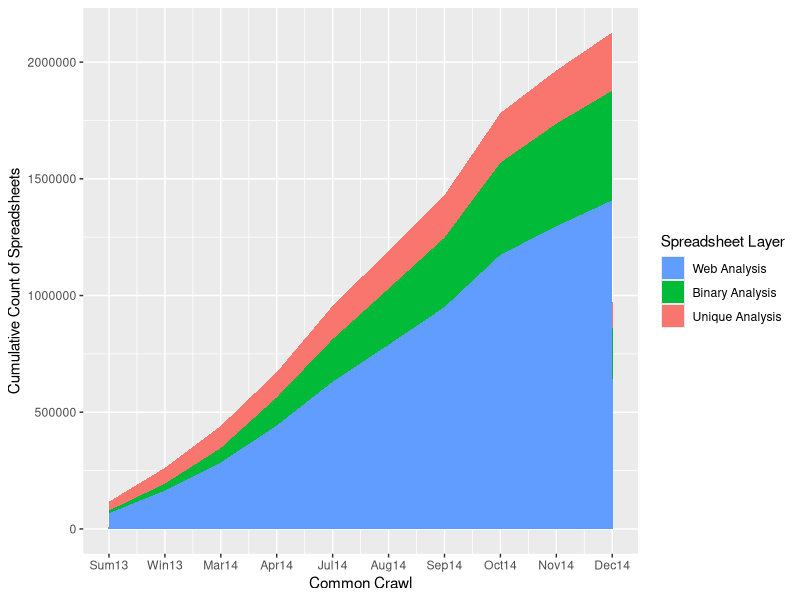

This chart was generated by the following R code:
set.seed(1234)

# http://www.cookbook-r.com/Graphs/Legends_%28ggplot2%29/

library("ggplot2")
library("scales")

cbPalette <- c("#999999", "#E69F00", "#56B4E9", "#009E73", "#F0E442", "#0072B2", "#D55E00", "#CC79A7")

cbbPalette <- c("#56B4E9", "#E69F00", "#999999", "#009E73", "#F0E442", "#0072B2", "#D55E00", "#CC79A7")


df <- read.csv('stackarea.csv')

m <- ggplot(data = df, aes(x = Group, y = Count, fill = factor(Type))) + 
  geom_area() +  
  scale_fill_discrete("Spreadsheet Layer", breaks=c(1:3), labels=c("Unique Analysis", "Binary Analysis ", "Web Analysis")) + 
  guides(fill = guide_legend(reverse=TRUE)) +   
  ylab("Cumulative Count of Spreadsheets") +
  xlab("Common Crawl") + scale_x_continuous(breaks=c(0:9), 
                                            labels=c("Sum13",
                                                     "Win13",
                                                     "Mar14",
                                                     "Apr14",                                                                                                          
                                                     "Jul14",
                                                     "Aug14",
                                                     "Sep14",
                                                     "Oct14",
                                                     "Nov14",
                                                     "Dec14"
                                                     ))

print(m)



